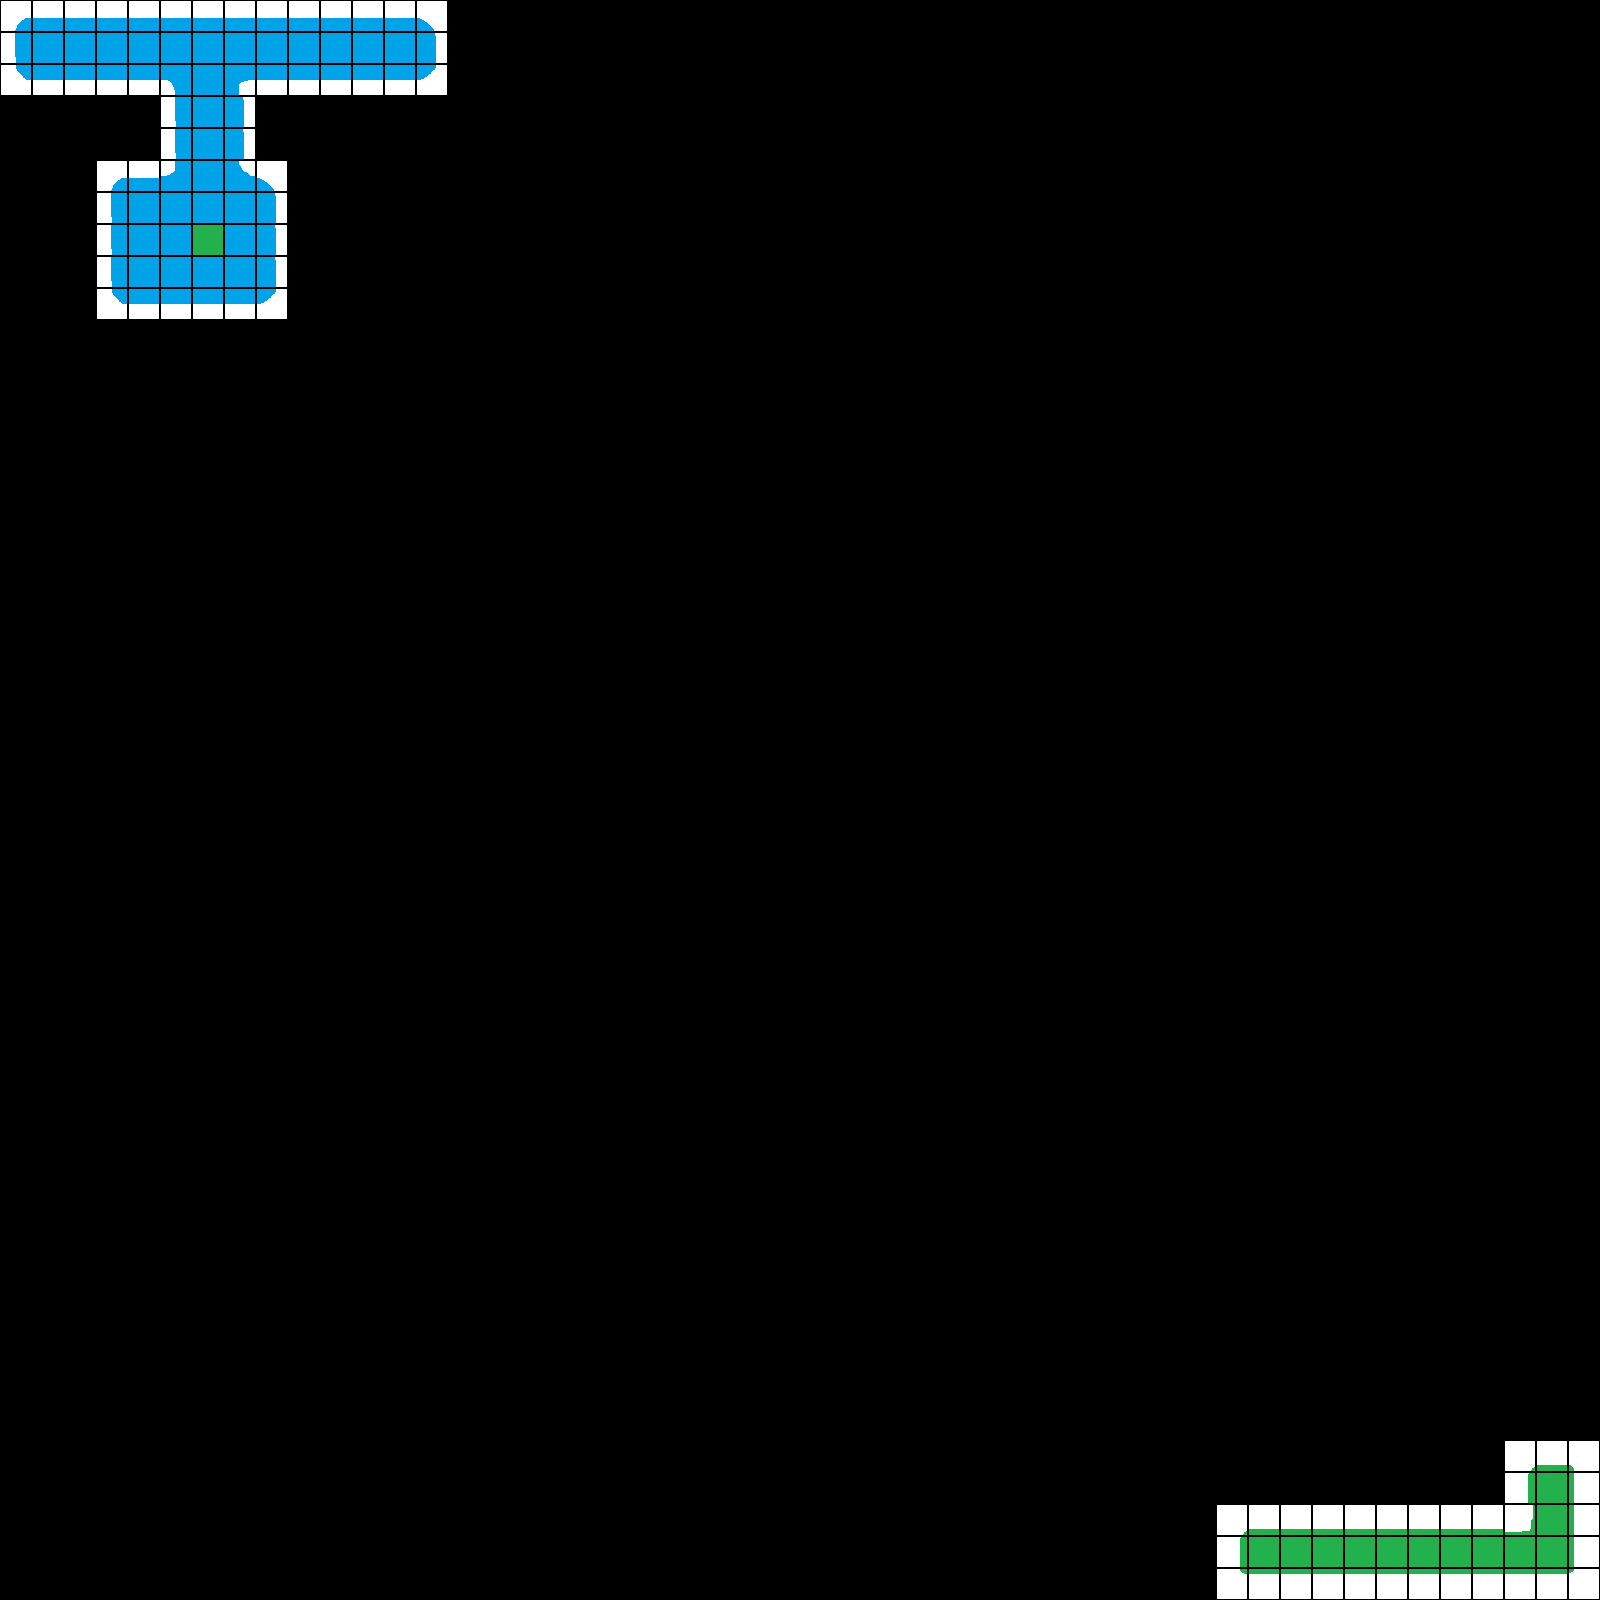

A 2D game scene composited from a Tiled map and its tileset images. What follows is a short description and the map's XML, with each tile layer's data collapsed to a summary:
An orthogonal 50x50 tile map with 32x32 px tiles, 2 tile layers (tile, tile2).

<map version="1.0" orientation="orthogonal" renderorder="right-down" width="50" height="50" tilewidth="32" tileheight="32" nextobjectid="53">
 <tileset firstgid="1" name="test" tilewidth="32" tileheight="32" tilecount="256" columns="16">
  <image source="test.png" width="512" height="512" />
  <tile id="65">
   <properties>
    <property name="blocked" type="bool" value="true" />
   </properties>
  </tile>
 </tileset>
 <layer name="tile" width="50" height="50">
  <data>[2500 cells, 120 non-empty, 23 distinct tile ids]</data>
 </layer>
 <layer name="tile2" width="50" height="50">
  <data>[2500 cells, 1 non-empty, 1 distinct tile ids]</data>
 </layer>
</map>